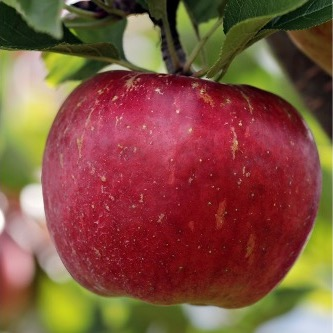
//> input picture multiband_image_blending/assets/apple.jpg, 333 x 333 px
$ ./main   (built with g++ and OpenCV 4)
//> lines starting //> are read from the running program, lines starting //| are printed output that depends on the picture; after the words box and inside, x2 and y2 are one past the last pixel; in counts of white or black regions, pixels touching at a corner belong together
#include<iostream>
#include<opencv2/core.hpp>
#include<opencv2/highgui.hpp>
#include<opencv2/imgproc.hpp>
#include<vector>

using namespace std;
using namespace cv;

#define DEPTH 10

vector<Mat> GaussianPyramid(Mat img, int depth=5);
vector<Mat> LaplacianPyramid(Mat img, int depth=5);
Mat Reconstruct(const vector<Mat>& lPyramid);
Mat MultiBandBlending(const vector<Mat>& laplacianPyr1, const vector<Mat>& laplacianPyr2, const vector<Mat>& maskPyr);

int main() {
	Mat apple = imread("../img/apple.jpg");
//> apple is the input picture: 333 rows x 333 cols, CV_8UC3; mean B, G, R 61.4, 79.9, 128.4
	Mat orange = imread("../img/orange.jpg");
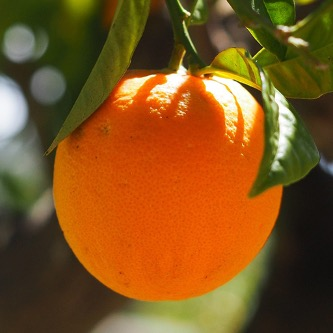
//> input picture multiband_image_blending/assets/orange.jpg, 333 x 333 px
//> orange is the input picture: 333 rows x 333 cols, CV_8UC3; mean B, G, R 30.9, 83, 127.7
	Mat mask = imread("../img/mask.png");
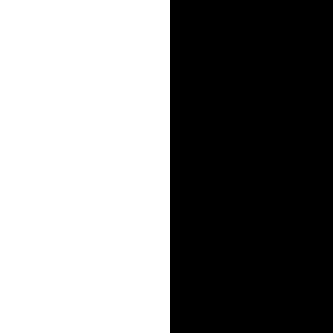
//> input picture multiband_image_blending/assets/mask.png, 333 x 333 px
//> mask is the input picture: 333 rows x 333 cols, CV_8UC3; 51.1% white; 1 black region, box (x1, y1, x2, y2) and area: (170, 0, 333, 333) 54279

	apple.convertTo(apple, CV_32F, 1/255.f);
//> apple: 333 rows x 333 cols, CV_32FC3
	orange.convertTo(orange, CV_32F, 1 / 255.f);
//> orange: 333 rows x 333 cols, CV_32FC3
	mask.convertTo(mask, CV_32F, 1 / 255.f);

	vector<Mat> appleLaplacianPyr = LaplacianPyramid(apple, DEPTH);
	vector<Mat> orangeLaplacianPyr = LaplacianPyramid(orange, DEPTH);
	vector<Mat> maskGaussianPyr = GaussianPyramid(mask, DEPTH);

	Mat result = MultiBandBlending(appleLaplacianPyr, orangeLaplacianPyr, maskGaussianPyr);

	imshow("Multi-band blending", result);
	imshow("apple", apple);
	imshow("orange", orange);
	waitKey();

	return 0;
}

vector<Mat> GaussianPyramid(Mat img, int depth) {
//> called with depth = 10
	vector<Mat> gpyramid;
	Mat src = img;

	for (int i = 0; i < depth; i++) {
		gpyramid.push_back(src);
		pyrDown(src, src);
	}
//> this loop made 10 passes
//> src on passes 9 to 10: [[0.255, 0.318, 0.512]], [[0.255, 0.318, 0.512]]
	return gpyramid;
}
vector<Mat> LaplacianPyramid(Mat img, int depth) {
	vector<Mat> lpyramid;
	auto gPyramid = GaussianPyramid(img, depth);

	for (int i = 0; i < depth-1; i++) {
		Mat upScaling, tmp;

		pyrUp(gPyramid[i+1], upScaling, gPyramid[i].size());
		tmp = gPyramid[i] - upScaling;
		lpyramid.push_back(tmp);
	}
	lpyramid.push_back(gPyramid.back());
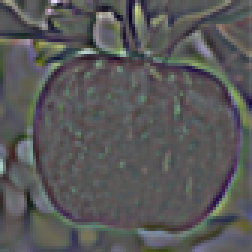
//> lpyramid[2]: 84 rows x 84 cols, CV_32FC3 (shown 3 times larger); mean B, G, R 0.00019, 8.68e-05, 2.89e-05; drawn with min black and max white
//> call 2 of LaplacianPyramid, with depth = 10
//> the loop in GaussianPyramid (call 2), `for (int i = 0; i < depth; i++)` made 10 passes
//> src on pass 9: [[0.126, 0.333, 0.508]]
//> in LaplacianPyramid (call 2), `lpyramid.push_back(gPyramid.back());`:
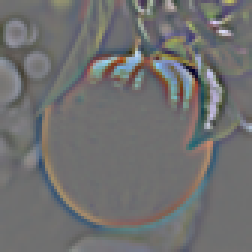
//> lpyramid[2]: 84 rows x 84 cols, CV_32FC3 (shown 3 times larger); mean B, G, R 6.04e-05, 7.57e-05, 8.47e-05; drawn with min black and max white
//> in LaplacianPyramid (call 2), `lpyramid.push_back(gPyramid.back());`:
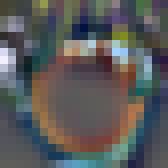
//> lpyramid[4]: 21 rows x 21 cols, CV_32FC3 (shown 8 times larger); mean B, G, R 0.00136, 0.000937, -9.97e-05; drawn with min black and max white
//> the loop in MultiBandBlending, `for (int i = 0; i < DEPTH; i++)` made 10 passes
//> (maskLeft, maskRight, imgLeft, imgRight, imgResult) on pass 10: ([[0.63, 0.63, 0.63]], [[0.37, 0.37, 0.37]], [[0.161, 0.2, 0.323]], [[0.0466, 0.123, 0.188]], [[0.207, 0.323, 0.511]])
//> pass 1, in MultiBandBlending, `add(imgLeft, imgRight, imgResult);`:
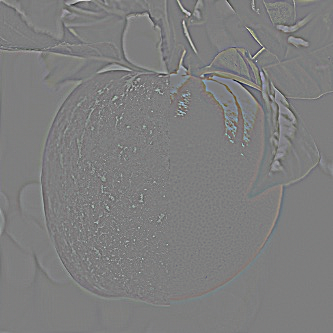
//> imgResult: 333 rows x 333 cols, CV_32FC3; mean B, G, R 2.14e-05, 1.9e-05, 2e-05; drawn with min black and max white
	return lpyramid;
}
Mat Reconstruct(const vector<Mat>& lPyramid) {
	Mat ret = lPyramid.back();
//> ret = [[0.207, 0.323, 0.511]]
	for (int i = lPyramid.size() - 2; i != -1; i--) {
		pyrUp(ret, ret, lPyramid[i].size());
		ret += lPyramid[i];
	}
//> this loop made 9 passes
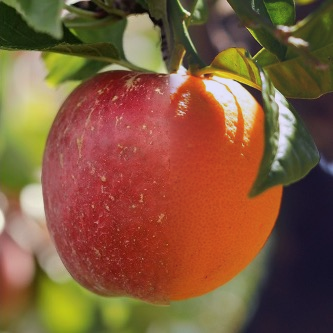
//> ret: 333 rows x 333 cols, CV_32FC3; mean B, G, R 0.22, 0.348, 0.53; drawn with min black and max white
	return ret;
}
Mat MultiBandBlending(const vector<Mat>& laplacianPyr1, const vector<Mat>& laplacianPyr2, const vector<Mat>& maskPyr) {
	vector<Mat> blendPyr;
	Mat maskLeft, maskRight;
	Mat imgLeft, imgRight, imgResult;

	for (int i = 0; i < DEPTH; i++) {
		maskLeft = maskPyr[i];
		maskRight = Scalar::all(1) - maskPyr[i];
		multiply(laplacianPyr1[i], maskLeft, imgLeft);
		multiply(laplacianPyr2[i], maskRight, imgRight);
		add(imgLeft, imgRight, imgResult);
		blendPyr.push_back(imgResult);
	}

	return Reconstruct(blendPyr);
}
